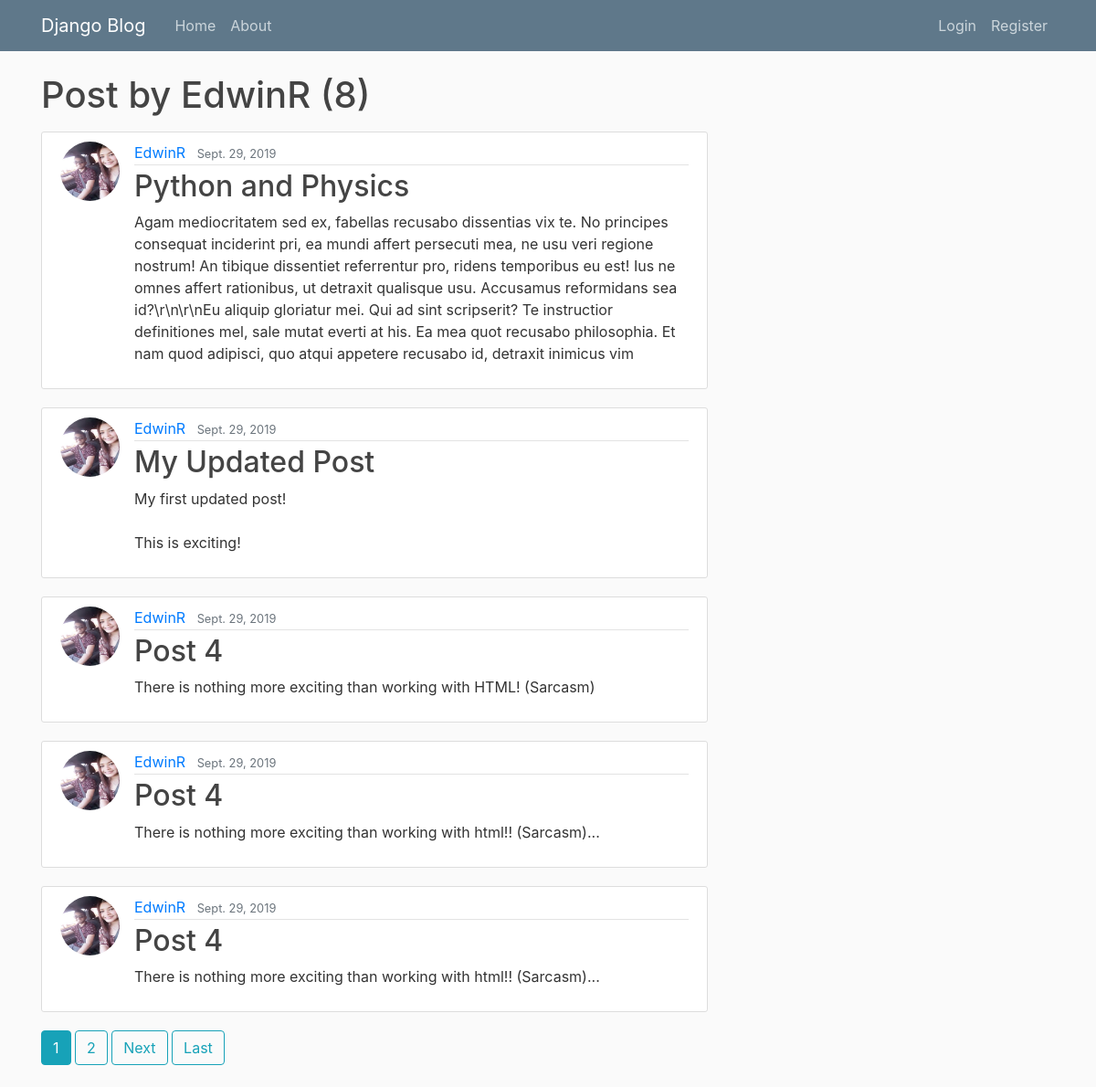
The app's page /user/EdwinR with its own data.
### blog/models.py (models this page shows, shortened)
class Post(models.Model):
    title = models.CharField(max_length=100)
    content = models.TextField()
    date_posted = models.DateTimeField(default=timezone.now)
    author = models.ForeignKey(User, on_delete= models.CASCADE)

### blog/views.py (the view)
# urls.py: path('user/<str:username>', UserPostListView.as_view(), name= 'user-post'),
class UserPostListView(ListView):
    model = Post
    template_name = 'blog/user_posts.html' #<appname>/<model>_<viewtype>.html
    context_object_name = 'posts'
    paginate_by = 5
    def get_queryset(self):
        user = get_object_or_404(User, username= self.kwargs.get('username'))
        return Post.objects.filter(author=user).order_by('-date_posted')

### blog/templates/blog/user_posts.html (shortened to what this page needs)
{% extends "blog/base.html" %}
{% block content %}
<h1 class = "mb-3">Post by {{ view.kwargs.username }} ({{ page_obj.paginator.count }})</h1>
  {% for post in posts %}
  <article class="media content-section">
    <img class = "rounded-circle article-img"src="{{ post.author.profile.image.url }}" alt="">
    <div class="media-body">
      <div class="article-metadata">
        <a class="mr-2" href="{% url 'user-post' post.author.username %}">{{ post.author }}</a>
        <small class="text-muted">{{ post.date_posted|date}}</small>
      </div>
      <h2><a class="article-title" href="{% url 'post-detail' post.id %}">{{ post.title }}</a></h2>
      <p class="article-content">{{ post.content }}</p>
    </div>
  </article>
  {% endfor %}
    {% if is_paginated %}
      {% for num in page_obj.paginator.page_range %}
        {% if page_obj.number == num %}
          <a class = "btn btn-info mb-4" href="?page={{ num }}">{{ num }}</a>
        {% elif num > page_obj.number|add:'-3' and num < page_obj.number|add:'3' %}
          <a class = "btn btn-outline-info mb-4" href="?page={{ num }}">{{ num }}</a>
        {% endif %}
      {% endfor %}
      {% if page_obj.has_next %}
      <a class = "btn btn-outline-info mb-4" href="?page= {{page_obj.next_page_number}}">Next</a>
      <a class = "btn btn-outline-info mb-4" href="?page={{ page_obj.paginator.num_pages }}">Last</a>
      {% endif %}
    {% endif %}
{% endblock %}

### blog/static/blog/main.css (style rules this page uses)
body { background: #fafafa; color: #333333; margin-top: 5rem; }
h1, h2, h3, h4, h5, h6 { color: #444444; }
.content-section { background: #ffffff; padding: 10px 20px; border: 1px solid #dddddd; border-radius: 3px; margin-bottom: 20px; }
.article-title { color: #444444; }
.article-content { white-space: pre-line; }
.article-img { height: 65px; width: 65px; margin-right: 16px; }
.article-metadata { padding-bottom: 1px; margin-bottom: 4px; border-bottom: 1px solid #e3e3e3 }

### records on screen
Post: author "EdwinR", date_posted "Sept. 29, 2019", title "Python and Physics", content "Agam mediocritatem sed ex, fabellas recusabo dissentias vix te. No principes consequat inciderint pri, ea mundi affert persecuti mea, ne usu veri regione nostrum! An tibique dissentiet referrentur pro, ridens temporibus eu est! Ius ne omnes affert rationibus, ut detraxit qualisque usu. Accusamus reformidans sea id?\\r\\n\\r\\nEu aliquip gloriatur mei. Qui ad sint scripserit? Te instructior definitiones mel, sale mutat everti at his. Ea mea quot recusabo philosophia. Et nam quod adipisci, quo atqui appetere recusabo id, detraxit inimicus vim"
Post: author "EdwinR", date_posted "Sept. 29, 2019", title "My Updated Post", content "My first updated post! This is exciting!"
Post: author "EdwinR", date_posted "Sept. 29, 2019", title "Post 4", content "There is nothing more exciting than working with HTML! (Sarcasm)"
Post: author "EdwinR", date_posted "Sept. 29, 2019", title "Post 4", content "There is nothing more exciting than working with html!! (Sarcasm)..."
Post: author "EdwinR", date_posted "Sept. 29, 2019", title "Post 4", content "There is nothing more exciting than working with html!! (Sarcasm)..."

### other values on screen
{{ view.kwargs.username }} "EdwinR"
{{ page_obj.paginator.count }} "8"
{{ num }} "1"
{{ num }} "2"
